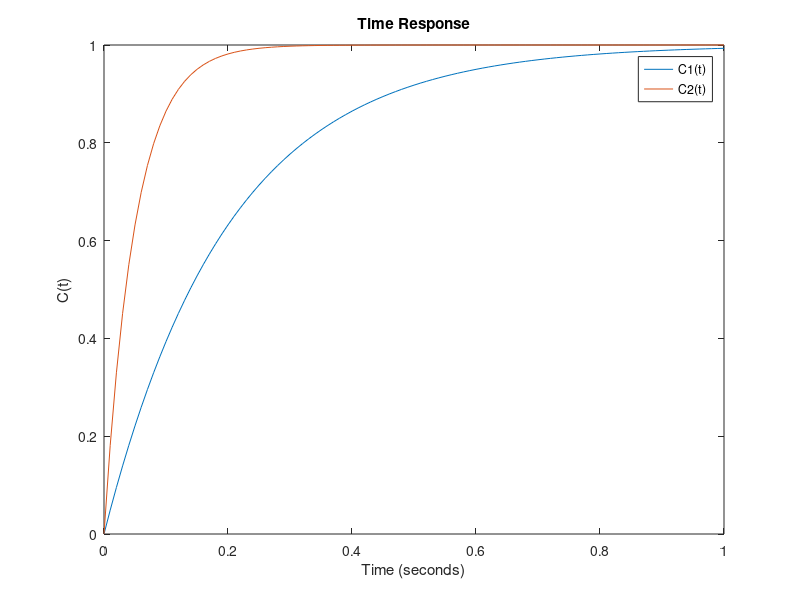

This chart was generated by the following MATLAB code:
t = 0:.01:1;
Ca = 1-exp(-5*t);
Cb = 1-exp(-20*t);
plot(t,Ca,t,Cb)
xlabel('Time (seconds)')
ylabel('C(t)')
title('Time Response')
legend('C1(t)', 'C2(t)')